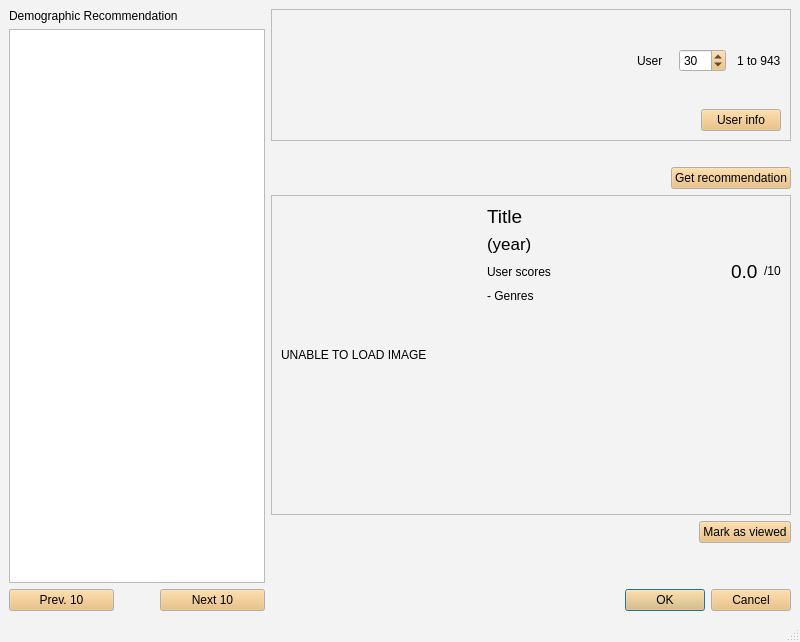
<?xml version="1.0" encoding="UTF-8"?>
<ui version="4.0">
 <class>DemoRecomWindow</class>
 <widget class="QMainWindow" name="DemoRecomWindow">
  <property name="geometry">
   <rect>
    <x>0</x>
    <y>0</y>
    <width>800</width>
    <height>642</height>
   </rect>
  </property>
  <property name="palette">
   <palette>
    <active>
     <colorrole role="WindowText">
      <brush brushstyle="SolidPattern">
       <color alpha="255">
        <red>0</red>
        <green>0</green>
        <blue>0</blue>
       </color>
      </brush>
     </colorrole>
     <colorrole role="Button">
      <brush brushstyle="SolidPattern">
       <color alpha="255">
        <red>233</red>
        <green>185</green>
        <blue>110</blue>
       </color>
      </brush>
     </colorrole>
     <colorrole role="Light">
      <brush brushstyle="SolidPattern">
       <color alpha="255">
        <red>255</red>
        <green>240</green>
        <blue>215</blue>
       </color>
      </brush>
     </colorrole>
     <colorrole role="Midlight">
      <brush brushstyle="SolidPattern">
       <color alpha="255">
        <red>244</red>
        <green>212</green>
        <blue>162</blue>
       </color>
      </brush>
     </colorrole>
     <colorrole role="Dark">
      <brush brushstyle="SolidPattern">
       <color alpha="255">
        <red>116</red>
        <green>92</green>
        <blue>55</blue>
       </color>
      </brush>
     </colorrole>
     <colorrole role="Mid">
      <brush brushstyle="SolidPattern">
       <color alpha="255">
        <red>155</red>
        <green>123</green>
        <blue>73</blue>
       </color>
      </brush>
     </colorrole>
     <colorrole role="Text">
      <brush brushstyle="SolidPattern">
       <color alpha="255">
        <red>0</red>
        <green>0</green>
        <blue>0</blue>
       </color>
      </brush>
     </colorrole>
     <colorrole role="BrightText">
      <brush brushstyle="SolidPattern">
       <color alpha="255">
        <red>255</red>
        <green>255</green>
        <blue>255</blue>
       </color>
      </brush>
     </colorrole>
     <colorrole role="ButtonText">
      <brush brushstyle="SolidPattern">
       <color alpha="255">
        <red>0</red>
        <green>0</green>
        <blue>0</blue>
       </color>
      </brush>
     </colorrole>
     <colorrole role="Base">
      <brush brushstyle="SolidPattern">
       <color alpha="255">
        <red>255</red>
        <green>255</green>
        <blue>255</blue>
       </color>
      </brush>
     </colorrole>
     <colorrole role="Window">
      <brush brushstyle="SolidPattern">
       <color alpha="255">
        <red>243</red>
        <green>243</green>
        <blue>243</blue>
       </color>
      </brush>
     </colorrole>
     <colorrole role="Shadow">
      <brush brushstyle="SolidPattern">
       <color alpha="255">
        <red>0</red>
        <green>0</green>
        <blue>0</blue>
       </color>
      </brush>
     </colorrole>
     <colorrole role="AlternateBase">
      <brush brushstyle="SolidPattern">
       <color alpha="255">
        <red>244</red>
        <green>220</green>
        <blue>182</blue>
       </color>
      </brush>
     </colorrole>
     <colorrole role="ToolTipBase">
      <brush brushstyle="SolidPattern">
       <color alpha="255">
        <red>255</red>
        <green>255</green>
        <blue>220</blue>
       </color>
      </brush>
     </colorrole>
     <colorrole role="ToolTipText">
      <brush brushstyle="SolidPattern">
       <color alpha="255">
        <red>0</red>
        <green>0</green>
        <blue>0</blue>
       </color>
      </brush>
     </colorrole>
    </active>
    <inactive>
     <colorrole role="WindowText">
      <brush brushstyle="SolidPattern">
       <color alpha="255">
        <red>0</red>
        <green>0</green>
        <blue>0</blue>
       </color>
      </brush>
     </colorrole>
     <colorrole role="Button">
      <brush brushstyle="SolidPattern">
       <color alpha="255">
        <red>233</red>
        <green>185</green>
        <blue>110</blue>
       </color>
      </brush>
     </colorrole>
     <colorrole role="Light">
      <brush brushstyle="SolidPattern">
       <color alpha="255">
        <red>255</red>
        <green>240</green>
        <blue>215</blue>
       </color>
      </brush>
     </colorrole>
     <colorrole role="Midlight">
      <brush brushstyle="SolidPattern">
       <color alpha="255">
        <red>244</red>
        <green>212</green>
        <blue>162</blue>
       </color>
      </brush>
     </colorrole>
     <colorrole role="Dark">
      <brush brushstyle="SolidPattern">
       <color alpha="255">
        <red>116</red>
        <green>92</green>
        <blue>55</blue>
       </color>
      </brush>
     </colorrole>
     <colorrole role="Mid">
      <brush brushstyle="SolidPattern">
       <color alpha="255">
        <red>155</red>
        <green>123</green>
        <blue>73</blue>
       </color>
      </brush>
     </colorrole>
     <colorrole role="Text">
      <brush brushstyle="SolidPattern">
       <color alpha="255">
        <red>0</red>
        <green>0</green>
        <blue>0</blue>
       </color>
      </brush>
     </colorrole>
     <colorrole role="BrightText">
      <brush brushstyle="SolidPattern">
       <color alpha="255">
        <red>255</red>
        <green>255</green>
        <blue>255</blue>
       </color>
      </brush>
     </colorrole>
     <colorrole role="ButtonText">
      <brush brushstyle="SolidPattern">
       <color alpha="255">
        <red>0</red>
        <green>0</green>
        <blue>0</blue>
       </color>
      </brush>
     </colorrole>
     <colorrole role="Base">
      <brush brushstyle="SolidPattern">
       <color alpha="255">
        <red>255</red>
        <green>255</green>
        <blue>255</blue>
       </color>
      </brush>
     </colorrole>
     <colorrole role="Window">
      <brush brushstyle="SolidPattern">
       <color alpha="255">
        <red>243</red>
        <green>243</green>
        <blue>243</blue>
       </color>
      </brush>
     </colorrole>
     <colorrole role="Shadow">
      <brush brushstyle="SolidPattern">
       <color alpha="255">
        <red>0</red>
        <green>0</green>
        <blue>0</blue>
       </color>
      </brush>
     </colorrole>
     <colorrole role="AlternateBase">
      <brush brushstyle="SolidPattern">
       <color alpha="255">
        <red>244</red>
        <green>220</green>
        <blue>182</blue>
       </color>
      </brush>
     </colorrole>
     <colorrole role="ToolTipBase">
      <brush brushstyle="SolidPattern">
       <color alpha="255">
        <red>255</red>
        <green>255</green>
        <blue>220</blue>
       </color>
      </brush>
     </colorrole>
     <colorrole role="ToolTipText">
      <brush brushstyle="SolidPattern">
       <color alpha="255">
        <red>0</red>
        <green>0</green>
        <blue>0</blue>
       </color>
      </brush>
     </colorrole>
    </inactive>
    <disabled>
     <colorrole role="WindowText">
      <brush brushstyle="SolidPattern">
       <color alpha="255">
        <red>116</red>
        <green>92</green>
        <blue>55</blue>
       </color>
      </brush>
     </colorrole>
     <colorrole role="Button">
      <brush brushstyle="SolidPattern">
       <color alpha="255">
        <red>233</red>
        <green>185</green>
        <blue>110</blue>
       </color>
      </brush>
     </colorrole>
     <colorrole role="Light">
      <brush brushstyle="SolidPattern">
       <color alpha="255">
        <red>255</red>
        <green>240</green>
        <blue>215</blue>
       </color>
      </brush>
     </colorrole>
     <colorrole role="Midlight">
      <brush brushstyle="SolidPattern">
       <color alpha="255">
        <red>244</red>
        <green>212</green>
        <blue>162</blue>
       </color>
      </brush>
     </colorrole>
     <colorrole role="Dark">
      <brush brushstyle="SolidPattern">
       <color alpha="255">
        <red>116</red>
        <green>92</green>
        <blue>55</blue>
       </color>
      </brush>
     </colorrole>
     <colorrole role="Mid">
      <brush brushstyle="SolidPattern">
       <color alpha="255">
        <red>155</red>
        <green>123</green>
        <blue>73</blue>
       </color>
      </brush>
     </colorrole>
     <colorrole role="Text">
      <brush brushstyle="SolidPattern">
       <color alpha="255">
        <red>116</red>
        <green>92</green>
        <blue>55</blue>
       </color>
      </brush>
     </colorrole>
     <colorrole role="BrightText">
      <brush brushstyle="SolidPattern">
       <color alpha="255">
        <red>255</red>
        <green>255</green>
        <blue>255</blue>
       </color>
      </brush>
     </colorrole>
     <colorrole role="ButtonText">
      <brush brushstyle="SolidPattern">
       <color alpha="255">
        <red>116</red>
        <green>92</green>
        <blue>55</blue>
       </color>
      </brush>
     </colorrole>
     <colorrole role="Base">
      <brush brushstyle="SolidPattern">
       <color alpha="255">
        <red>243</red>
        <green>243</green>
        <blue>243</blue>
       </color>
      </brush>
     </colorrole>
     <colorrole role="Window">
      <brush brushstyle="SolidPattern">
       <color alpha="255">
        <red>243</red>
        <green>243</green>
        <blue>243</blue>
       </color>
      </brush>
     </colorrole>
     <colorrole role="Shadow">
      <brush brushstyle="SolidPattern">
       <color alpha="255">
        <red>0</red>
        <green>0</green>
        <blue>0</blue>
       </color>
      </brush>
     </colorrole>
     <colorrole role="AlternateBase">
      <brush brushstyle="SolidPattern">
       <color alpha="255">
        <red>233</red>
        <green>185</green>
        <blue>110</blue>
       </color>
      </brush>
     </colorrole>
     <colorrole role="ToolTipBase">
      <brush brushstyle="SolidPattern">
       <color alpha="255">
        <red>255</red>
        <green>255</green>
        <blue>220</blue>
       </color>
      </brush>
     </colorrole>
     <colorrole role="ToolTipText">
      <brush brushstyle="SolidPattern">
       <color alpha="255">
        <red>0</red>
        <green>0</green>
        <blue>0</blue>
       </color>
      </brush>
     </colorrole>
    </disabled>
   </palette>
  </property>
  <property name="windowTitle">
   <string>Demographic Recommendation</string>
  </property>
  <widget class="QWidget" name="centralwidget">
   <layout class="QHBoxLayout" name="horizontalLayout_8">
    <item>
     <layout class="QVBoxLayout" name="verticalLayout_2">
      <item>
       <widget class="QLabel" name="label">
        <property name="sizePolicy">
         <sizepolicy hsizetype="Fixed" vsizetype="Preferred">
          <horstretch>0</horstretch>
          <verstretch>0</verstretch>
         </sizepolicy>
        </property>
        <property name="text">
         <string>Demographic Recommendation</string>
        </property>
       </widget>
      </item>
      <item>
       <widget class="QListWidget" name="movieListView">
        <property name="sizePolicy">
         <sizepolicy hsizetype="Fixed" vsizetype="Expanding">
          <horstretch>0</horstretch>
          <verstretch>0</verstretch>
         </sizepolicy>
        </property>
       </widget>
      </item>
      <item>
       <layout class="QHBoxLayout" name="horizontalLayout">
        <item>
         <widget class="QPushButton" name="prevButton">
          <property name="text">
           <string>Prev. 10</string>
          </property>
         </widget>
        </item>
        <item>
         <spacer name="horizontalSpacer">
          <property name="orientation">
           <enum>Qt::Horizontal</enum>
          </property>
          <property name="sizeType">
           <enum>QSizePolicy::Minimum</enum>
          </property>
          <property name="sizeHint" stdset="0">
           <size>
            <width>40</width>
            <height>20</height>
           </size>
          </property>
         </spacer>
        </item>
        <item>
         <widget class="QPushButton" name="nextButton">
          <property name="text">
           <string>Next 10</string>
          </property>
         </widget>
        </item>
       </layout>
      </item>
     </layout>
    </item>
    <item>
     <layout class="QVBoxLayout" name="verticalLayout_5">
      <item>
       <widget class="QFrame" name="frame_2">
        <property name="frameShape">
         <enum>QFrame::StyledPanel</enum>
        </property>
        <property name="frameShadow">
         <enum>QFrame::Raised</enum>
        </property>
        <layout class="QVBoxLayout" name="verticalLayout_4">
         <item>
          <layout class="QHBoxLayout" name="horizontalLayout_2">
           <item>
            <spacer name="horizontalSpacer_6">
             <property name="orientation">
              <enum>Qt::Horizontal</enum>
             </property>
             <property name="sizeHint" stdset="0">
              <size>
               <width>40</width>
               <height>20</height>
              </size>
             </property>
            </spacer>
           </item>
           <item>
            <widget class="QLabel" name="label_2">
             <property name="text">
              <string>User</string>
             </property>
            </widget>
           </item>
           <item>
            <spacer name="horizontalSpacer_2">
             <property name="orientation">
              <enum>Qt::Horizontal</enum>
             </property>
             <property name="sizeType">
              <enum>QSizePolicy::Fixed</enum>
             </property>
             <property name="sizeHint" stdset="0">
              <size>
               <width>10</width>
               <height>20</height>
              </size>
             </property>
            </spacer>
           </item>
           <item>
            <widget class="QSpinBox" name="user_idSpinBox">
             <property name="minimum">
              <number>1</number>
             </property>
             <property name="maximum">
              <number>999</number>
             </property>
             <property name="value">
              <number>30</number>
             </property>
            </widget>
           </item>
           <item>
            <spacer name="horizontalSpacer_3">
             <property name="orientation">
              <enum>Qt::Horizontal</enum>
             </property>
             <property name="sizeType">
              <enum>QSizePolicy::Fixed</enum>
             </property>
             <property name="sizeHint" stdset="0">
              <size>
               <width>5</width>
               <height>20</height>
              </size>
             </property>
            </spacer>
           </item>
           <item>
            <widget class="QLabel" name="userAmountLabel">
             <property name="text">
              <string>1 to 943</string>
             </property>
            </widget>
           </item>
          </layout>
         </item>
         <item>
          <layout class="QHBoxLayout" name="horizontalLayout_3">
           <item>
            <spacer name="horizontalSpacer_4">
             <property name="orientation">
              <enum>Qt::Horizontal</enum>
             </property>
             <property name="sizeHint" stdset="0">
              <size>
               <width>40</width>
               <height>20</height>
              </size>
             </property>
            </spacer>
           </item>
           <item>
            <widget class="QPushButton" name="userInfoButton">
             <property name="text">
              <string>User info</string>
             </property>
            </widget>
           </item>
          </layout>
         </item>
        </layout>
       </widget>
      </item>
      <item>
       <spacer name="verticalSpacer_2">
        <property name="orientation">
         <enum>Qt::Vertical</enum>
        </property>
        <property name="sizeType">
         <enum>QSizePolicy::Fixed</enum>
        </property>
        <property name="sizeHint" stdset="0">
         <size>
          <width>20</width>
          <height>20</height>
         </size>
        </property>
       </spacer>
      </item>
      <item>
       <layout class="QHBoxLayout" name="horizontalLayout_4">
        <item>
         <spacer name="horizontalSpacer_5">
          <property name="orientation">
           <enum>Qt::Horizontal</enum>
          </property>
          <property name="sizeHint" stdset="0">
           <size>
            <width>40</width>
            <height>20</height>
           </size>
          </property>
         </spacer>
        </item>
        <item>
         <widget class="QPushButton" name="getRecommendationButton">
          <property name="sizePolicy">
           <sizepolicy hsizetype="Minimum" vsizetype="Fixed">
            <horstretch>0</horstretch>
            <verstretch>100</verstretch>
           </sizepolicy>
          </property>
          <property name="text">
           <string>Get recommendation</string>
          </property>
         </widget>
        </item>
       </layout>
      </item>
      <item>
       <widget class="QFrame" name="frame">
        <property name="frameShape">
         <enum>QFrame::StyledPanel</enum>
        </property>
        <property name="frameShadow">
         <enum>QFrame::Raised</enum>
        </property>
        <layout class="QVBoxLayout" name="verticalLayout_3">
         <item>
          <layout class="QHBoxLayout" name="horizontalLayout_7">
           <item>
            <widget class="QLabel" name="imageLabel">
             <property name="sizePolicy">
              <sizepolicy hsizetype="Fixed" vsizetype="Fixed">
               <horstretch>200</horstretch>
               <verstretch>0</verstretch>
              </sizepolicy>
             </property>
             <property name="minimumSize">
              <size>
               <width>200</width>
               <height>300</height>
              </size>
             </property>
             <property name="maximumSize">
              <size>
               <width>200</width>
               <height>300</height>
              </size>
             </property>
             <property name="text">
              <string>UNABLE TO LOAD IMAGE</string>
             </property>
             <property name="scaledContents">
              <bool>true</bool>
             </property>
            </widget>
           </item>
           <item>
            <layout class="QVBoxLayout" name="verticalLayout">
             <item>
              <layout class="QVBoxLayout" name="verticalLayout_6">
               <item>
                <layout class="QHBoxLayout" name="horizontalLayout_6">
                 <item>
                  <widget class="QLabel" name="titleLabel">
                   <property name="sizePolicy">
                    <sizepolicy hsizetype="Preferred" vsizetype="Fixed">
                     <horstretch>0</horstretch>
                     <verstretch>0</verstretch>
                    </sizepolicy>
                   </property>
                   <property name="font">
                    <font>
                     <pointsize>14</pointsize>
                    </font>
                   </property>
                   <property name="text">
                    <string>Title</string>
                   </property>
                  </widget>
                 </item>
                 <item>
                  <spacer name="horizontalSpacer_8">
                   <property name="orientation">
                    <enum>Qt::Horizontal</enum>
                   </property>
                   <property name="sizeHint" stdset="0">
                    <size>
                     <width>40</width>
                     <height>20</height>
                    </size>
                   </property>
                  </spacer>
                 </item>
                </layout>
               </item>
               <item>
                <layout class="QHBoxLayout" name="horizontalLayout_10">
                 <item>
                  <widget class="QLabel" name="yearLabel">
                   <property name="sizePolicy">
                    <sizepolicy hsizetype="Preferred" vsizetype="Fixed">
                     <horstretch>0</horstretch>
                     <verstretch>0</verstretch>
                    </sizepolicy>
                   </property>
                   <property name="font">
                    <font>
                     <pointsize>13</pointsize>
                    </font>
                   </property>
                   <property name="text">
                    <string>(year)</string>
                   </property>
                  </widget>
                 </item>
                 <item>
                  <spacer name="horizontalSpacer_10">
                   <property name="orientation">
                    <enum>Qt::Horizontal</enum>
                   </property>
                   <property name="sizeHint" stdset="0">
                    <size>
                     <width>40</width>
                     <height>20</height>
                    </size>
                   </property>
                  </spacer>
                 </item>
                </layout>
               </item>
               <item>
                <layout class="QHBoxLayout" name="horizontalLayout_9">
                 <item>
                  <widget class="QLabel" name="label_3">
                   <property name="text">
                    <string>User scores</string>
                   </property>
                  </widget>
                 </item>
                 <item>
                  <spacer name="horizontalSpacer_9">
                   <property name="orientation">
                    <enum>Qt::Horizontal</enum>
                   </property>
                   <property name="sizeHint" stdset="0">
                    <size>
                     <width>40</width>
                     <height>20</height>
                    </size>
                   </property>
                  </spacer>
                 </item>
                 <item>
                  <widget class="QLabel" name="stariconLabel">
                   <property name="sizePolicy">
                    <sizepolicy hsizetype="Fixed" vsizetype="Fixed">
                     <horstretch>24</horstretch>
                     <verstretch>24</verstretch>
                    </sizepolicy>
                   </property>
                   <property name="maximumSize">
                    <size>
                     <width>30</width>
                     <height>30</height>
                    </size>
                   </property>
                   <property name="text">
                    <string/>
                   </property>
                   <property name="pixmap">
                    <pixmap>../images/star.png</pixmap>
                   </property>
                   <property name="scaledContents">
                    <bool>true</bool>
                   </property>
                  </widget>
                 </item>
                 <item>
                  <widget class="QLabel" name="scoreLabel">
                   <property name="sizePolicy">
                    <sizepolicy hsizetype="Preferred" vsizetype="Fixed">
                     <horstretch>0</horstretch>
                     <verstretch>0</verstretch>
                    </sizepolicy>
                   </property>
                   <property name="font">
                    <font>
                     <pointsize>14</pointsize>
                    </font>
                   </property>
                   <property name="text">
                    <string>0.0</string>
                   </property>
                  </widget>
                 </item>
                 <item>
                  <widget class="QLabel" name="label_6">
                   <property name="sizePolicy">
                    <sizepolicy hsizetype="Preferred" vsizetype="Fixed">
                     <horstretch>0</horstretch>
                     <verstretch>0</verstretch>
                    </sizepolicy>
                   </property>
                   <property name="font">
                    <font>
                     <pointsize>9</pointsize>
                    </font>
                   </property>
                   <property name="text">
                    <string>/10</string>
                   </property>
                  </widget>
                 </item>
                </layout>
               </item>
              </layout>
             </item>
             <item>
              <widget class="QLabel" name="genresLabel">
               <property name="sizePolicy">
                <sizepolicy hsizetype="Preferred" vsizetype="Minimum">
                 <horstretch>0</horstretch>
                 <verstretch>0</verstretch>
                </sizepolicy>
               </property>
               <property name="text">
                <string>- Genres</string>
               </property>
               <property name="alignment">
                <set>Qt::AlignLeading|Qt::AlignLeft|Qt::AlignTop</set>
               </property>
              </widget>
             </item>
            </layout>
           </item>
          </layout>
         </item>
        </layout>
       </widget>
      </item>
      <item>
       <layout class="QHBoxLayout" name="horizontalLayout_5">
        <item>
         <spacer name="horizontalSpacer_7">
          <property name="orientation">
           <enum>Qt::Horizontal</enum>
          </property>
          <property name="sizeHint" stdset="0">
           <size>
            <width>40</width>
            <height>20</height>
           </size>
          </property>
         </spacer>
        </item>
        <item>
         <widget class="QPushButton" name="viewedButton">
          <property name="text">
           <string>Mark as viewed</string>
          </property>
         </widget>
        </item>
       </layout>
      </item>
      <item>
       <spacer name="verticalSpacer_3">
        <property name="orientation">
         <enum>Qt::Vertical</enum>
        </property>
        <property name="sizeType">
         <enum>QSizePolicy::Fixed</enum>
        </property>
        <property name="sizeHint" stdset="0">
         <size>
          <width>20</width>
          <height>40</height>
         </size>
        </property>
       </spacer>
      </item>
      <item>
       <widget class="QDialogButtonBox" name="buttonBox">
        <property name="standardButtons">
         <set>QDialogButtonBox::Cancel|QDialogButtonBox::Ok</set>
        </property>
       </widget>
      </item>
     </layout>
    </item>
   </layout>
  </widget>
  <widget class="QMenuBar" name="menubar">
   <property name="geometry">
    <rect>
     <x>0</x>
     <y>0</y>
     <width>800</width>
     <height>22</height>
    </rect>
   </property>
  </widget>
  <widget class="QStatusBar" name="statusbar"/>
 </widget>
 <resources/>
 <connections/>
</ui>
